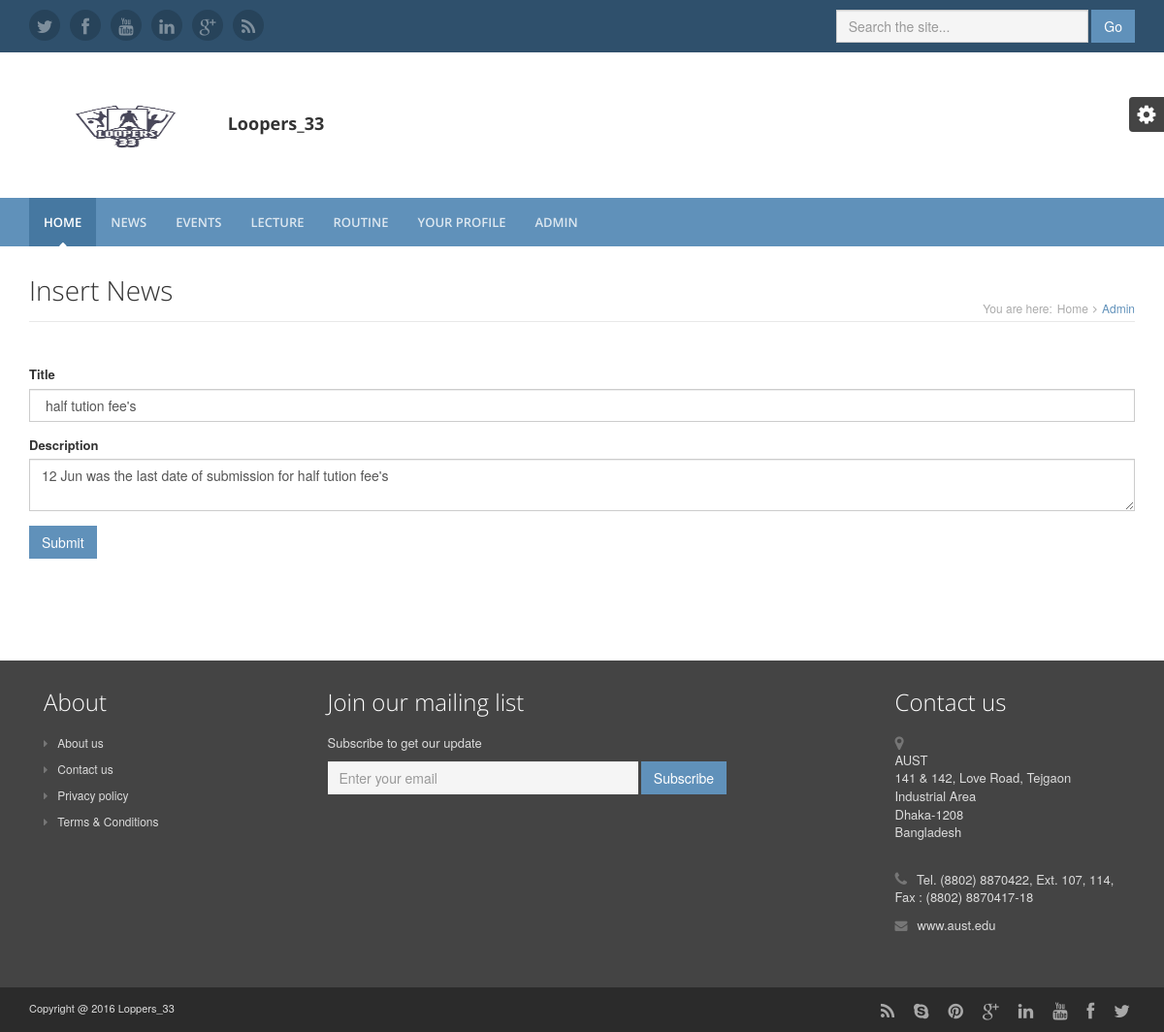
The app's page /news_edit.php?id=6 with its own data.
### tables this page shows
CREATE TABLE `news` (
  `news_id` int(11) NOT NULL,
  `news_title` varchar(200) NOT NULL,
  `news` varchar(1000) NOT NULL
);

### news_edit.php (the view, shortened to what this page needs)
<?php
	include 'header.php';
?>
	<div class="content container">
            <div class="page-wrapper">
                <header class="page-heading clearfix">
                    <h1 class="heading-title pull-left">Insert News</small></h1>
                    <div class="breadcrumbs pull-right">
                        <ul class="breadcrumbs-list">
                            <li class="breadcrumbs-label">You are here:</li>
                            <li><a href="index.php">Home</a><i class="fa fa-angle-right"></i></li>
                            <li class="current">Admin</li>
                        </ul>
                    </div>
                </header>
                <div class="page-content">
                    <div class="row page-row">
	                    <div class="col-md-12">
                            <?php
                                $con = mysqli_connect("localhost","root","","sms");
                                $id = $_GET['id'];
                                $result = mysqli_query($con,"SELECT * FROM news WHERE news_id = '$id'");
                                while($row = mysqli_fetch_array($result)){
                            ?>
                            <form action="news_update.php" method="POST">
                            <div class="form-group name">
                                    <label for="name">Title</label>
                                    <input id="name" value="<?php echo $row['news_title']?>" type="text" class="form-control" placeholder=" Enter title"name="title">
                                </div>
                                <div class="form-group name">
                                    <label for="name">Description</label>
                                    <textarea class="form-control" placeholder="Enter Description" name="desc" ><?php echo $row['news']?></textarea>
                                </div>
                                <button type="submit" class="btn btn-theme">Submit</button>
                            </form>
                            <?php
                                }
                            ?>
                            <br>
                            <br>
                            <br>
                            <br>
                        </div>
                    </div>
                </div>
            </div>
        </div>
<?php
    include 'footer.php';
?>

### assets/css/styles.css (style rules this page uses)
html, body { height: 100%; }
body { font-size: 13px; -webkit-font-smoothing: antialiased; -moz-osx-font-smoothing: grayscale; }
h1, h2, h3, h4, h5, h6 { font-family: 'open sans', arial, sans-serif; font-weight: 300; }
a { color: #6091ba; -webkit-transition: all 0.4s ease-in-out; -moz-transition: all 0.4s ease-in-out; -ms-transition: all 0.4s ease-in-out; -o-transition: all 0.4s ease-in-out; }
.btn { -webkit-transition: all 0.4s ease-in-out; -moz-transition: all 0.4s ease-in-out; -ms-transition: all 0.4s ease-in-out; -o-transition: all 0.4s ease-in-out; -webkit-border-radius: 0; -moz-border-radius: 0; -ms-border-radius: 0; -o-border-radius: 0; border-radius: 0; -moz-background-clip: padding; -webkit-background-clip: padding-box; background-clip: padding-box; }
.btn-theme { background: #6091ba; border: 1px solid #6091ba; color: #fff; }
.form-control { -webkit-border-radius: 0; -moz-border-radius: 0; -ms-border-radius: 0; -o-border-radius: 0; border-radius: 0; -moz-background-clip: padding; -webkit-background-clip: padding-box; background-clip: padding-box; }
.page-wrapper .page-heading { margin-bottom: 30px; border-bottom: 1px solid #e8e8e8; }
.page-wrapper .page-heading h1.heading-title { margin-top: 0; display: inline-block; font-size: 28px; }
.page-wrapper .breadcrumbs { display: inline-block; }
.page-wrapper .breadcrumbs ul { padding-top: 25px; margin: 0; }
.page-wrapper .breadcrumbs ul li { color: #6091ba; font-size: 12px; float: left; list-style: none; display: inline-block; }
.page-wrapper .breadcrumbs ul li a { display: inline-block; padding: 0 5px; color: #aaaaaa; }
.page-wrapper .breadcrumbs ul li.breadcrumbs-label { padding-right: 0; color: #aaaaaa; }
.page-wrapper .breadcrumbs ul li.current { max-width: 250px; white-space: nowrap; overflow: hidden; text-overflow: ellipsis; }
.page-wrapper .breadcrumbs ul li .fa { margin-right: 5px; color: #aaaaaa; }
.page-wrapper ul li { margin-bottom: 5px; }
.page-wrapper ul li .fa { margin-right: 5px; color: #6091ba; }
.page-wrapper .page-content .page-row { margin-bottom: 30px; }
@media (min-width: 992px) { html, body { height: 100%; } }
@media (min-width: 992px) { body { font-size: 13px; } }

### records on screen
news: title "half tution fee's", desc "12 Jun was the last date of submission for half tution fee's"
